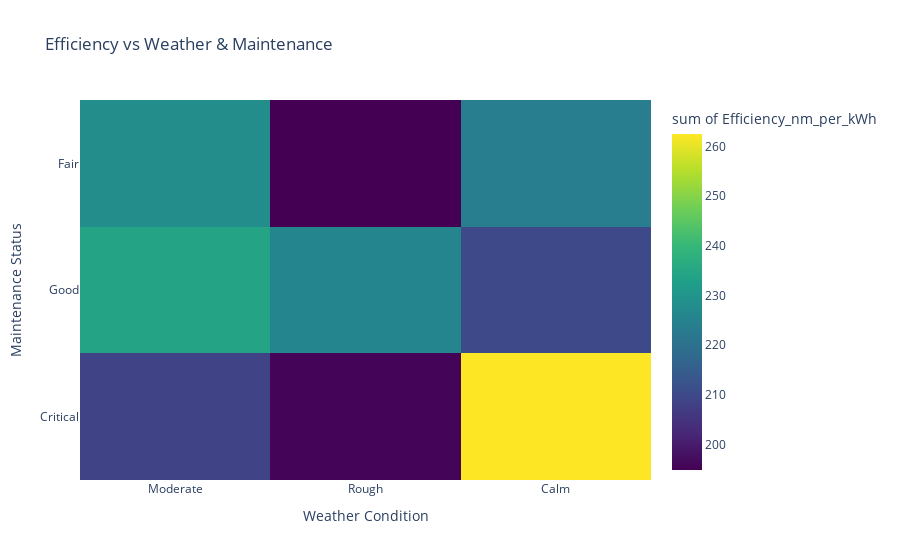

Notebook code cell kept with this figure:
### Code cell
# Efficiency vs weather & maintenance
avg_efficiency = df.groupby('Ship_Type')['Efficiency_nm_per_kWh'].mean().reset_index()

fig = px.density_heatmap(df, x='Weather_Condition', y='Maintenance_Status', z='Efficiency_nm_per_kWh',
                            color_continuous_scale='Viridis', title='Efficiency vs Weather & Maintenance')

fig.update_layout(xaxis_title='Weather Condition', yaxis_title='Maintenance Status')
fig.show()

### Figure 1 — Plotly figure (JSON) as saved in the notebook; plotly's stock layout.template omitted (floating-point values rounded to 4 significant figures; data arrays with more than 128 entries replaced by an {"elided": "..."} marker saying what was removed)
{"data": [{"coloraxis": "coloraxis", "histfunc": "sum", "hovertemplate": "Weather_Condition=%{x}<br>Maintenance_Status=%{y}<br>sum of Efficiency_nm_per_kWh=%{z}<extra></extra>", "name": "", "type": "histogram2d", "x": {"elided": "2736 str values"}, "xaxis": "x", "xbingroup": "x", "y": {"elided": "2736 str values"}, "yaxis": "y", "ybingroup": "y", "z": {"elided": "2736 float values"}}], "layout": {"coloraxis": {"colorbar": {"title": {"text": "sum of Efficiency_nm_per_kWh"}}, "colorscale": [[0, "#440154"], [0.1111, "#482878"], [0.2222, "#3e4989"], [0.3333, "#31688e"], [0.4444, "#26828e"], [0.5556, "#1f9e89"], [0.6667, "#35b779"], [0.7778, "#6ece58"], [0.8889, "#b5de2b"], [1, "#fde725"]]}, "legend": {"tracegroupgap": 0}, "title": {"text": "Efficiency vs Weather & Maintenance"}, "xaxis": {"anchor": "y", "domain": [0, 1], "title": {"text": "Weather Condition"}}, "yaxis": {"anchor": "x", "domain": [0, 1], "title": {"text": "Maintenance Status"}}}}
